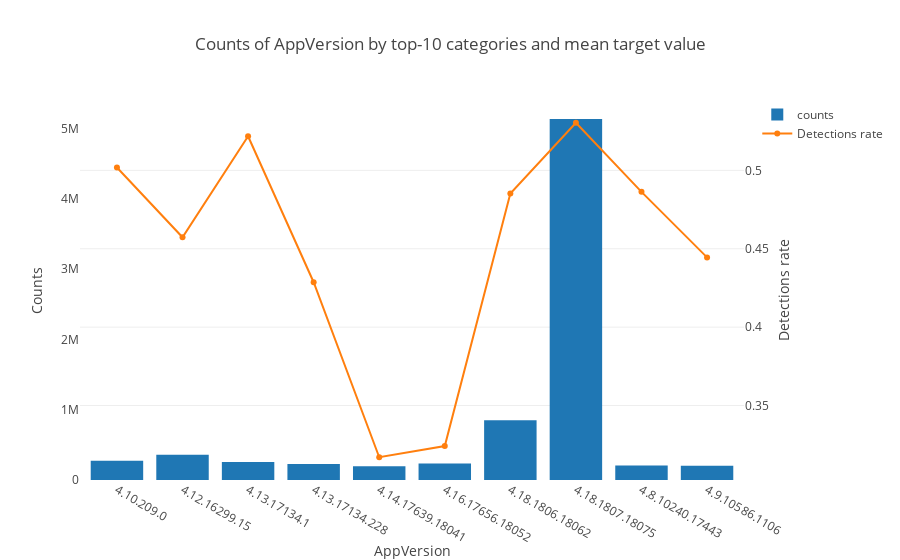

Write notebook code for a chart like this one.
### Markdown cell above
### AppVersion

### Code cell
plot_categorical_feature('AppVersion')

### Figure 1 — Plotly figure (JSON) as saved in the notebook; plotly's stock layout.template omitted (floating-point values rounded to 4 significant figures)
{"data": [{"name": "counts", "type": "bar", "uid": "325e0b44-0f18-4c2f-8df3-0bd2ec32a191", "x": ["4.10.209.0", "4.12.16299.15", "4.13.17134.1", "4.13.17134.228", "4.14.17639.18041", "4.16.17656.18052", "4.18.1806.18062", "4.18.1807.18075", "4.8.10240.17443", "4.9.10586.1106"], "y": [272455, 359871, 257270, 226501, 194699, 235032, 850929, 5139224, 205480, 203525]}, {"name": "Detections rate", "type": "scatter", "uid": "97f52119-d154-407e-83c9-0ad164064106", "x": ["4.10.209.0", "4.12.16299.15", "4.13.17134.1", "4.13.17134.228", "4.14.17639.18041", "4.16.17656.18052", "4.18.1806.18062", "4.18.1807.18075", "4.8.10240.17443", "4.9.10586.1106"], "y": [0.5018, 0.4573, 0.5218, 0.4286, 0.317, 0.3241, 0.4852, 0.5304, 0.4863, 0.4445], "yaxis": "y2"}], "layout": {"legend": {"orientation": "v"}, "title": {"text": "Counts of AppVersion by top-10 categories and mean target value"}, "xaxis": {"showgrid": false, "showline": false, "title": {"text": "AppVersion"}, "zeroline": false}, "yaxis": {"showgrid": false, "showline": false, "title": {"text": "Counts"}, "zeroline": false}, "yaxis2": {"overlaying": "y", "side": "right", "title": {"text": "Detections rate"}}}}
